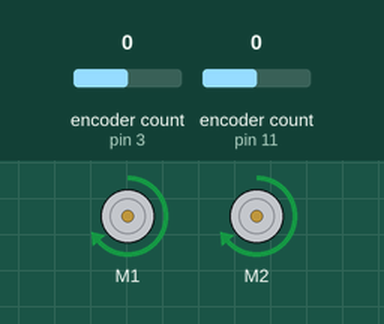
Bench run of a sketch on a simulated Arduino Uno, built with avr-gcc and run on an emulated ATmega328P. Shown: 2 × DC motor (green arrow = forward, orange = backward, longer = faster). The test bench sets the inputs (shaded band); at power-on: encoder count (sensors on pin 11, pin 3) 0. What the sketch prints to the serial monitor is not drawn.

Above: at 0.8 s.
0.9 s: encoder count (sensor on pin 11) set to 4
At 1.9 s:
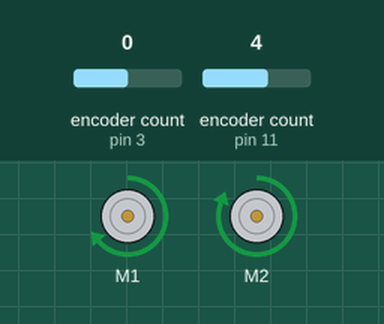
At 36.4 s:
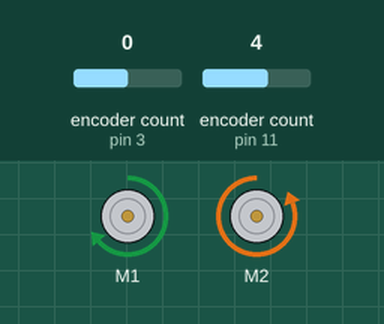
Timing chart, 0 to 36.8 s (numbered marks = the images above; inputs shaded):
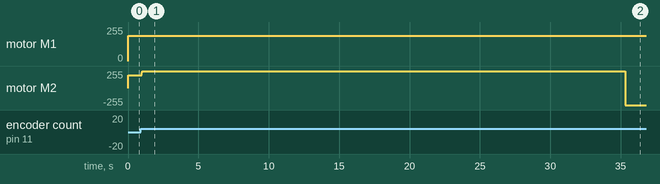

Measured:
- after the input at 0.9 s, motor M2: forward 191/255 → forward 255/255 after 0.07 s, → backward 255/255 34.4 s later

The sketch:

straight_w_PID.ino
```cpp
#include <PID_v1.h>
#include <Encoder.h>
#include <DualVNH5019MotorShield.h>
#include <Wire.h>

double Setpoint, Input, Output;

double aggKp=4, aggKi=0.2, aggKd=1;
double consKp=1, consKi=0.05, consKd=0.25;

PID myPID(&Input, &Output, &Setpoint, consKp, consKi, consKd, DIRECT);

int leftSpeed = 300;
int rightSpeed = 300;

DualVNH5019MotorShield motor;

Encoder knobLeft(3, 5);
Encoder knobRight(11, 13);

long leftCount = 0;
long rightCount = 0;
//int LRerror;

int kp=80;

//wheel radius = 3cm
//wheel circumference = 18.84955cm = 188.5mm
//encoder count per rotation = 2249
//encoder count per mm = 2249 / 188.5mm = 12 counts

void setup(){
  Serial.begin(9600);
  Serial.println("Counting start...");
  motor.init();
  ClearEncoderCount();

  myPID.SetMode(AUTOMATIC);

  moveForward(500);         //walk for 500*12=6000mm

  Serial.print("LeftCount = ");
  Serial.println(knobLeft.read());
  Serial.print("RightCount = ");
  Serial.println(knobRight.read());
}

void loop(){
  delay(20);
}

void moveForward(int dist)
{
   int revolutionNeeded = dist * 12;
   int totalRevolution = 0;
   Setpoint = 0;

   while (knobLeft.read() < revolutionNeeded)
   {
     Input = knobLeft.read() - knobRight.read();

     motor.setSpeeds(leftSpeed, rightSpeed);

     GetEncoderCount();
     Input = knobLeft.read() - knobRight.read();
     myPID.SetTunings(consKp, consKi, consKd);
     myPID.Compute();
     Serial.print("Left = ");
     Serial.print(knobLeft.read());
     Serial.print("Right = ");
     Serial.println(knobRight.read());
     Serial.println(Input);
//     Serial.println(Output);
     rightSpeed = rightSpeed + Output;
   }
   motor.setBrakes(400,400);
}

void GetEncoderCount()
{
  leftCount = knobLeft.read();
  rightCount = knobRight.read();
}

void ClearEncoderCount()
{
  knobLeft.write(0);
  knobRight.write(0);
  leftCount = 0;
  rightCount = 0;
}
```
